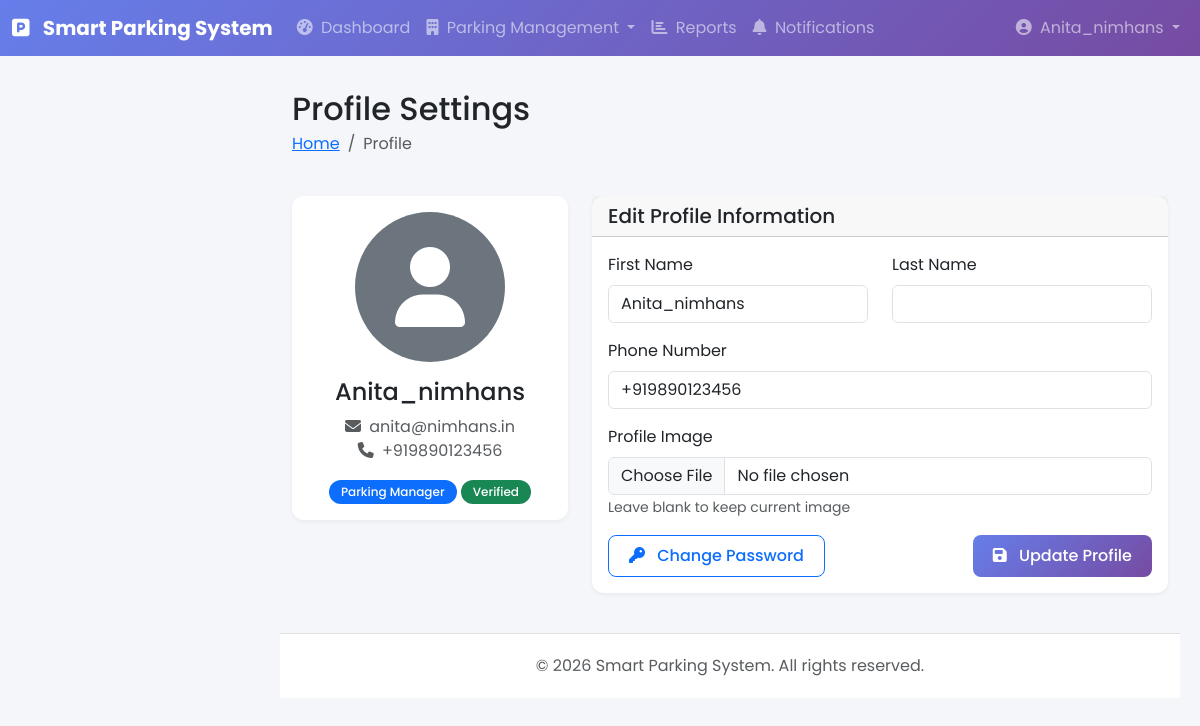
/profile/ (signed in), run on the app's committed database.
### base/models.py (models this page shows, shortened)
class User(AbstractUser):
    class Role(models.TextChoices):
        DRIVER = "DRIVER", "Driver"
        PARKING_MANAGER = "PARKING_MANAGER", "Parking Manager"
        SECURITY_STAFF = "SECURITY_STAFF", "Security Staff"
        ADMIN = "ADMIN", "Admin"
    email = models.EmailField(unique=True)
    role = models.CharField(max_length=40, choices=Role.choices, default=Role.DRIVER)
    phone_number = models.CharField(max_length=20, blank=True)
    profile_image = models.ImageField(upload_to="users/profile_images/", blank=True, null=True)
    is_verified = models.BooleanField(default=False)

### base/views.py (the view, shortened to what this page needs)
# urls.py: path('profile/', views.ProfileView.as_view(), name='profile'),
@method_decorator(login_required, name='dispatch')
class ProfileView(UpdateView):
    model = User
    form_class = UserProfileForm
    template_name = 'parking/profile/profile.html'
    success_url = reverse_lazy('profile')
    def get_object(self):
        return self.request.user

### base/forms.py
class UserProfileForm(forms.ModelForm):
    class Meta:
        model = User
        fields = ['first_name', 'last_name', 'phone_number', 'profile_image']
        widgets = {
            'first_name': forms.TextInput(attrs={'class': 'form-control'}),
            'last_name': forms.TextInput(attrs={'class': 'form-control'}),
            'phone_number': forms.TextInput(attrs={'class': 'form-control'}),
            'profile_image': forms.FileInput(attrs={'class': 'form-control'}),
        }

### templates/parking/profile/profile.html (shortened to what this page needs)
{% extends 'base/main.html' %}
{% block page_title %}Profile Settings{% endblock %}
{% block breadcrumb %}
<li class="breadcrumb-item active">Profile</li>
{% endblock %}
{% block content %}
<div class="row fade-in">
    <div class="col-md-4 mb-4">
        <div class="card text-center">
            <div class="card-body">
                {% if user.profile_image %}
                <img src="{{ user.profile_image.url }}" alt="Profile" class="rounded-circle mb-3" style="width: 150px; height: 150px; object-fit: cover;">
                {% else %}
                <div class="bg-secondary rounded-circle d-inline-flex align-items-center justify-content-center mb-3" style="width: 150px; height: 150px;">
                    <i class="fas fa-user fa-5x text-white"></i>
                </div>
                {% endif %}
                <h4>{{ user.get_full_name|default:user.username }}</h4>
                <p class="text-muted">
                    <i class="fas fa-envelope me-1"></i> {{ user.email }}<br>
                    <i class="fas fa-phone me-1"></i> {{ user.phone_number|default:"Not provided" }}
                </p>
                <span class="badge bg-primary">{{ user.get_role_display }}</span>
                {% if user.is_verified %}
                <span class="badge bg-success">Verified</span>
                {% else %}
                <span class="badge bg-warning">Not Verified</span>
                {% endif %}
            </div>
        </div>
    </div>
    <div class="col-md-8">
        <div class="card">
            <div class="card-header">
                <h5 class="mb-0">Edit Profile Information</h5>
            </div>
            <div class="card-body">
                <form method="post" enctype="multipart/form-data">
                    <div class="row">
                        <div class="col-md-6 mb-3">
                            <label class="form-label">First Name</label>
                            <input type="text" name="first_name" class="form-control" value="{{ form.first_name.value|default:'' }}">
                        </div>
                        <div class="col-md-6 mb-3">
                            <label class="form-label">Last Name</label>
                            <input type="text" name="last_name" class="form-control" value="{{ form.last_name.value|default:'' }}">
                        </div>
                    </div>
                    <div class="mb-3">
                        <label class="form-label">Phone Number</label>
                        <input type="text" name="phone_number" class="form-control" value="{{ form.phone_number.value|default:'' }}">
                    </div>
                    <div class="mb-3">
                        <label class="form-label">Profile Image</label>
                        <input type="file" name="profile_image" class="form-control">
                        <small class="text-muted">Leave blank to keep current image</small>
                    </div>
                    <div class="d-flex justify-content-between">
                        <a href="{% url 'base:change_password' %}" class="btn btn-outline-primary">
                            <i class="fas fa-key me-2"></i> Change Password
                        </a>
                        <button type="submit" class="btn btn-primary">
                            <i class="fas fa-save me-2"></i> Update Profile
                        </button>
                    </div>
                </form>
            </div>
        </div>
    </div>
</div>
{% endblock %}

### templates/includes/nav.html (shortened to what this page needs)
{% load static %}
<nav class="navbar navbar-expand-lg navbar-dark bg-dark fixed-top" style="background: linear-gradient(135deg, #667eea 0%, #764ba2 100%);">
    <div class="container-fluid">
        <a class="navbar-brand" href="{% url 'base:dashboard' %}">
            <i class="fas fa-parking me-2"></i>
            <strong>Smart Parking System</strong>
        </a>
        <div class="collapse navbar-collapse" id="navbarNav">
            <ul class="navbar-nav me-auto">
                <li class="nav-item">
                    <a class="nav-link" href="{% url 'base:dashboard' %}">
                        <i class="fas fa-tachometer-alt me-1"></i> Dashboard
                    </a>
                </li>
                {% if user.is_authenticated %}
                    {% if user.role == 'PARKING_MANAGER' or user.role == 'ADMIN' %}
                    <li class="nav-item dropdown">
                        <a class="nav-link dropdown-toggle" href="#" id="parkingDropdown" role="button" data-bs-toggle="dropdown">
                            <i class="fas fa-building me-1"></i> Parking Management
                        </a>
                    </li>
                    {% endif %}
                    {% if user.role == 'PARKING_MANAGER' or user.role == 'ADMIN' %}
                    <li class="nav-item">
                        <a class="nav-link" href="{% url 'base:report_list' %}">
                            <i class="fas fa-chart-bar me-1"></i> Reports
                        </a>
                    </li>
                    {% endif %}
                    <li class="nav-item">
                        <a class="nav-link position-relative" href="{% url 'base:notification_list' %}">
                            <i class="fas fa-bell me-1"></i> Notifications
                        </a>
                    </li>
                {% endif %}
            </ul>
            <ul class="navbar-nav ms-auto">
                {% if user.is_authenticated %}
                    <li class="nav-item dropdown">
                        <a class="nav-link dropdown-toggle" href="#" id="userDropdown" role="button" data-bs-toggle="dropdown">
                            {% if user.profile_image %}
                                <img src="{{ user.profile_image.url }}" alt="Profile" class="rounded-circle me-1" style="width: 30px; height: 30px; object-fit: cover;">
                            {% else %}
                                <i class="fas fa-user-circle me-1"></i>
                            {% endif %}
                            {{ user.get_full_name|default:user.username }}
                        </a>
                    </li>
                {% endif %}
            </ul>
        </div>
    </div>
</nav>
<div style="height: 70px;"></div>

### templates/base/main.html (style rules this page uses)
* { margin: 0; padding: 0; box-sizing: border-box; }
body { font-family: 'Poppins', sans-serif; background-color: #f4f6f9; min-height: 100vh; }
.card { border: none; border-radius: 12px; box-shadow: 0 2px 4px rgba(0,0,0,0.05); transition: transform 0.2s, box-shadow 0.2s; }
.btn { border-radius: 8px; padding: 8px 20px; font-weight: 500; }
.btn-primary { background: linear-gradient(135deg, #667eea 0%, #764ba2 100%); border: none; }
.badge { padding: 6px 12px; border-radius: 20px; font-weight: 500; }
.fade-in { animation: fadeIn 0.5s ease-in; }

### data on the page
User: get_full_name "Anita_nimhans", email "anita@nimhans.in", phone_number "+919890123456", role "Parking Manager", first_name "Anita_nimhans"
